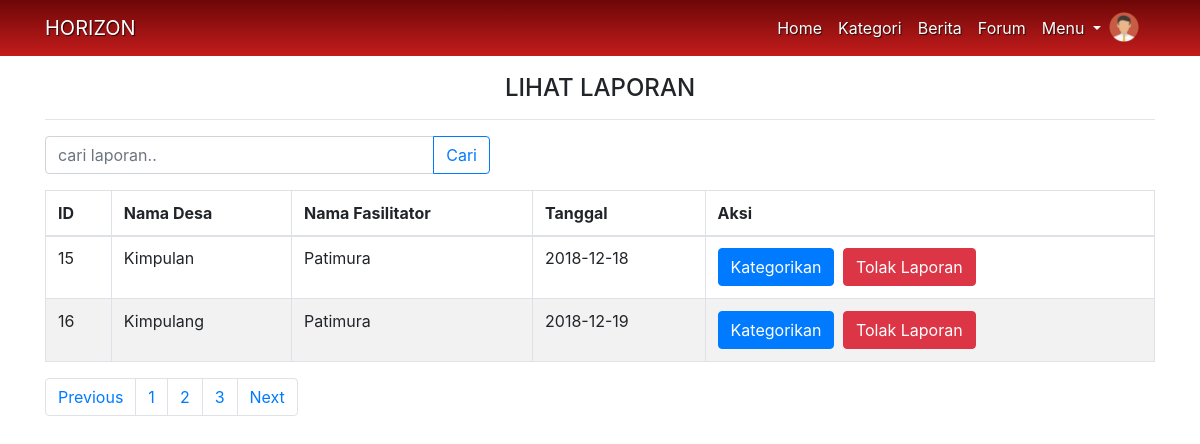
Page /index.php/controller/lihatlaporan on the earlier database version.
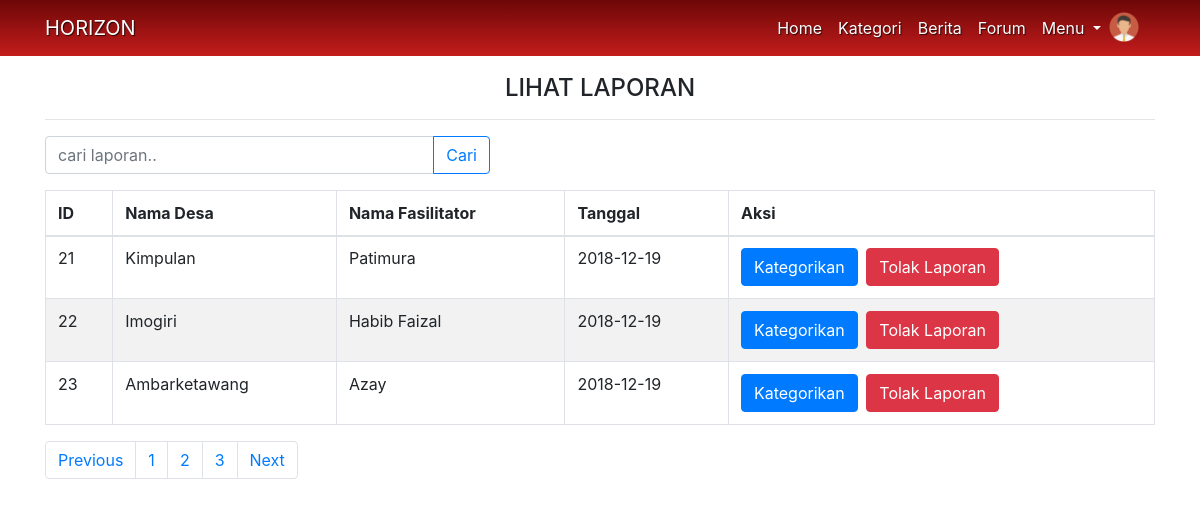
Same page on the later database version.
### tables this page shows
CREATE TABLE `m_laporan` (
  `id_laporan` int(11) NOT NULL,
  `tanggal_laporan` date NOT NULL,
  `nama_fasilitator` varchar(100) NOT NULL,
  `nama_desa` varchar(100) NOT NULL,
  `jumlah_ya` int(100) NOT NULL,
  `jumlah_tidak` int(100) NOT NULL,
  `ya1` int(11) DEFAULT NULL,
  `ya2` int(11) NOT NULL,
  `ya3` int(11) NOT NULL,
  `ya4` int(11) NOT NULL,
  `ya5` int(11) NOT NULL,
  `ya6` int(11) NOT NULL,
  `ya7` int(11) NOT NULL,
  `tidak1` int(11) NOT NULL,
  `tidak2` int(11) NOT NULL,
  `tidak3` int(11) NOT NULL,
  `tidak4` int(11) NOT NULL,
  `tidak5` int(11) NOT NULL,
  `tidak6` int(11) NOT NULL,
  `tidak7` int(11) NOT NULL,
  `jenis_destana` enum('Belum Dikategorikan','Utama','Madya','Pratama','Bukan Desa Tangguh Bencana') NOT NULL
);

### application/controllers/controller.php (called while the page is built, shortened)
<?php
class controller extends CI_Controller {
	function __construct() {
		$this->load->library(array('form_validation'));
		$this->load->helper(array('form', 'url'));
		$this->load->model('M_model');
	}
	public function lihatlaporan() {
		$laporan = $this->M_model->GetLaporan();
		$this->load->view('lihatlaporan',array('laporan' => $laporan));
	}
}

### index.php (called while the page is built, shortened)
<?php
require_once BASEPATH.'core/CodeIgniter.php';

### application/models/M_model.php (called while the page is built, shortened)
<?php
class M_model extends CI_Model{
    public function GetLaporan(){
        $laporan = $this->db->query('SELECT * FROM m_laporan WHERE jenis_destana="Belum Dikategorikan"');
        return $laporan->result_array();
    }
  }
  ?>

### application/views/lihatlaporan.php (the view, shortened to what this page needs)
<?php require 'b_header.php'; ?>
    <div class="container mt-4 text-center" style="padding-top:50px">
      <h4>LIHAT LAPORAN</h4><hr/>
      <div class="row mt-1">
      <div class="col-lg-5">
          <form action="" method="post">
            <div class="input-group">
              <input type="text" class="form-control" placeholder="cari laporan.." name="keyword" autocomplete="off">
              <div class="input-group-append">
                <button class="btn btn-outline-primary" type="submit" id="tombolCari">Cari</button>
              </div>
            </div>
          </form>
        </div>
      </div>
      <div class="table-responsive">
        <table id="user_data" class="table table-bordered table-striped">
          <thead>
              <tr>
                <th>ID</th>
                <th>Nama Desa</th>
                <th>Nama Fasilitator</th>
                <th>Tanggal</th>
                <th>Aksi</th>
              </tr>
          </thead>
              <tr>
              <?php foreach ($laporan as $l) { ?>
              <tr>
                <td><?= $l['id_laporan'];?></td>
                <td><?= $l['nama_desa']; ?></td>
                <td><?= $l['nama_fasilitator']; ?></td>
                <td><?= $l['tanggal_laporan']; ?></td>
                <td>
                <a type="button" class="btn btn-primary" href="<?= base_url()."controller/kategorikan/".$l['id_laporan'];?>">Kategorikan</a>
                <a class="btn btn-danger ml-1" href="<?= base_url()."controller/hapus/".$l['id_laporan'];?>" onclick="return confirm('Anda Yakin Ingin Menolak Laporan Ini?')">Tolak Laporan</a>
                </td>
              </tr>
              </tr>
              <?php } ?>
            </table>
          </div>
          <nav aria-label="Page navigation example">
            <ul class="pagination col-auto">
              <li class="page-item"><a class="page-link" href="#">Previous</a></li>
              <li class="page-item"><a class="page-link" href="#">1</a></li>
              <li class="page-item"><a class="page-link" href="#">2</a></li>
              <li class="page-item"><a class="page-link" href="#">3</a></li>
              <li class="page-item"><a class="page-link" href="#">Next</a></li>
            </ul>
          </nav>
    </div>
<?php require 'footer.php'; ?>

Differences in the rows shown:
removed m_laporan: id_laporan "15", nama_desa "Kimpulan", nama_fasilitator "Patimura", tanggal_laporan "2018-12-18"
removed m_laporan: id_laporan "16", nama_desa "Kimpulang", nama_fasilitator "Patimura", tanggal_laporan "2018-12-19"
added m_laporan: id_laporan "21", nama_desa "Kimpulan", nama_fasilitator "Patimura", tanggal_laporan "2018-12-19"
added m_laporan: id_laporan "22", nama_desa "Imogiri", nama_fasilitator "Habib Faizal", tanggal_laporan "2018-12-19"
added m_laporan: id_laporan "23", nama_desa "Ambarketawang", nama_fasilitator "Azay", tanggal_laporan "2018-12-19"
